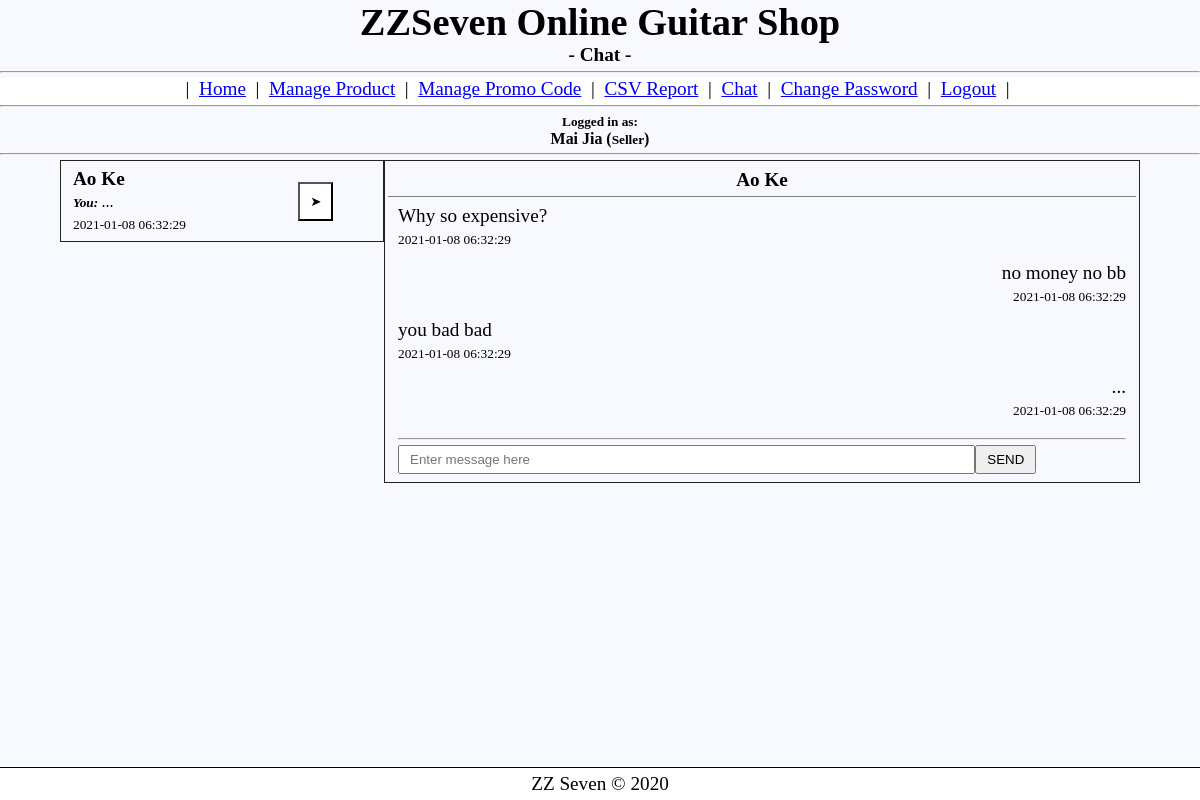
Page /chat.php (signed in) on the committed database.
### tables this page shows
CREATE TABLE usertype (
    id TINYINT,
    name VARCHAR(16)
);

CREATE TABLE chat (
    id INT AUTO_INCREMENT NOT NULL PRIMARY KEY,
    idSender INT,
    idReceiver INT,
    message VARCHAR(256),
    datetime DATETIME NOT NULL DEFAULT CURRENT_TIMESTAMP
);

CREATE TABLE user (
    id INT AUTO_INCREMENT NOT NULL PRIMARY KEY,
    name VARCHAR(64),
    password VARCHAR(64),
    email VARCHAR(64),
    type TINYINT
);

### chat.php (the view, shortened to what this page needs)
<?php
    $conn = db_connect();
    $userName = $_SESSION['user'];
    $rsUserId = $conn->query("SELECT id, type FROM user WHERE name = '$userName'");
    $rowUser = $rsUserId->fetch_assoc();
    $userId = $rowUser['id'];
    require_once('output_f.php');
    html_header('Chat');
    ($rowUser['type'] == 2)? menu3(): (($rowUser['type'] == 1)? menu2(): menu());
    show_login_user($_SESSION['user']);
    echo'<div style="width: 90%; margin: 0 auto;">';
    $rsOtherId = $conn->query("SELECT idSender FROM chat WHERE idReceiver = '$userId' UNION SELECT idReceiver FROM chat WHERE idSender = '$userId'");
    if($rsOtherId->num_rows == 0 && !isset($_GET['name'])) die('<p style="text-align: center">No message yet..</p>');
    elseif ($rsOtherId->num_rows != 0) echo'<table style="width: 30%" id="chatt">';
    for ($i=0; $i < $rsOtherId->num_rows; $i++) {
        $id = $rsOtherId->fetch_array(MYSQLI_NUM);
        $arr[$rsOtherId->num_rows - $i -1] = $id[0];
    }
    if($rsOtherId->num_rows > 0){
        for ($i=0; $i < count($arr); $i++) {
            $rsMsg1 = $conn->query("SELECT user.name, chat.idSender, chat.idReceiver, chat.message, chat.datetime FROM chat JOIN user ON user.id = $arr[$i] WHERE (chat.idReceiver = '$userId' AND chat.idSender = $arr[$i]) OR (chat.idSender = '$userId' AND chat.idReceiver = $arr[$i]) ORDER BY chat.id DESC LIMIT 1");
            $rowMsgDT1 = $rsMsg1->fetch_assoc();
            ?>
            <tr>
                <td>
                    <b><?= $rowMsgDT1['name']; ?></b>
                    <br><small><?php
                    if($rowMsgDT1['idSender'] == $userId) echo '<small><b><i>You: </i></b></small>';
                    echo substr($rowMsgDT1['message'] ,0 , 20);
                    ?></small><br>
                    <small><small><?= $rowMsgDT1['datetime'] ?></small></small>
                </td>
                <td>
                    <form method="post" action="chat.php">
                        <input style="padding: 10px;background-color: white; " type="submit" value="➤">
                    </form>
                </td>
            </tr>
            <?php
        }
    }
                    ?>
            <?php
    if(!isset($selectedId)) $selectedId = $arr[0];
    $rsOtherName = $conn->query("SELECT name FROM user WHERE id = '$selectedId'");
    $otherName = $rsOtherName->fetch_assoc();
    ?>
    </table>
    <table style="width: 70%" id="chatt" cellspacing="3">
        <tr><td style="text-align: center;border-bottom: 1px solid gray;"><b><?= $otherName['name']; ?></b></td></tr>
    <?php
        $rsMsg = $conn->query("SELECT idSender, idReceiver, message, datetime FROM chat WHERE (idReceiver = '$userId' AND idSender = '$selectedId') OR (idSender = '$userId' AND idReceiver = '$selectedId')");
        for ($varMsg=0; $varMsg < $rsMsg->num_rows; $varMsg++) {
            $rowMsgDT = $rsMsg->fetch_assoc();
            ?>
        <tr>
            <td>
            <?php
                if ($rowMsgDT['idSender'] == $userId) echo '<div style="text-align:right;">';
                else echo '<div>';
            ?><?= $rowMsgDT['message']; ?><br>
                <small><small><?= $rowMsgDT['datetime'] ?></small></small>
                </div>
            </td>
        </tr>
        <?php
        }
        ?>
        <tr id="chatInput">
            <td><hr>
                <div style="width: 100%; margin: 0 auto;">
                    <form action="chat.php" method="POST">
                        <div style="width: 100%; margin: 0 auto;">
                            <input style="padding: 5px 10px; float: left; width: 76%;" type="text" name="msg" placeholder="Enter message here" required>
                            <input style="padding: 5px 10px; " type="submit" name="send" value="SEND">
                        </div>
                    </form>
                </div>
            </td>
        </tr>
    </table>
    </div>
    <?php
    html_footer();
?>

### output_f.php (shortened to what this page needs)
<?php
    function html_header($title) {
?>
<!DOCTYPE html>
<html lang="en">
<head>
    <link rel="stylesheet" href="style.css">
</head>
<body>
    <h1 style="text-align: center;">ZZSeven Online Guitar Shop</h1>
    <h4 style="text-align: center;">- <?= $title; ?> -</h4>
    <hr />
<?php
    }
?>
<?php
    function menu2(){
?>
    <nav style="text-align: center;">
        |&nbsp;&nbsp;<a href="member.php">Home</a> &nbsp;|&nbsp;
        <a href="viewProduct.php">Manage Product</a> &nbsp;|&nbsp;
        <a href="promo.php">Manage Promo Code</a> &nbsp;|&nbsp;
        <a href="CSV.php">CSV Report</a> &nbsp;|&nbsp;
        <a href="chat.php">Chat</a> &nbsp;|&nbsp;
        <a href="change_password.php">Change Password</a> &nbsp;|&nbsp;
        <a href="logout.php">Logout</a> &nbsp;|&nbsp;
        <hr>
    </nav>
<?php
    }
?>
<?php
    function show_login_user($username){
        $conn = db_connect();
        $rs = $conn->query("SELECT usertype.name FROM user JOIN usertype ON usertype.id = user.type WHERE user.name = '$username'");
        $row = $rs->fetch_assoc();
?>
    <h5 style="text-align: center;"><small>Logged in as:<br></small><?= $username; ?> (<small><?= ucfirst($row['name']); ?></small>)</h5>
    <hr>
<?php
    }
    function html_footer(){
?>
    <br><br><br>
    <footer>
        <p>ZZ Seven &copy; 2020</p>
    </footer>
</body>
</html>
<?php
    }
?>

### style.css (style rules this page uses)
* { margin: 0px; padding: 0px; }
body { font-size: 120%; background: #F8F8FF; }
hr { margin: 5px auto; }
nav { background-color: white; position: sticky; top: 0; }
#chatt { float: left; border: 1px solid #232322; }
#chatt tr td { padding: 5px 10px; }
footer { position: fixed; bottom: 0; width: 100%; text-align: center; border-top: 1px solid black; background-color: white; clear: both; }
footer p { padding: 5px; }

### rows in the picture
usertype: name "Seller"
chat: user.name "Ao Ke", shows "You:", message "...", datetime "2021-01-08 06:32:29"
user: name "Ao Ke"
chat: message "Why so expensive?", datetime "2021-01-08 06:32:29"
chat: message "no money no bb", datetime "2021-01-08 06:32:29"
chat: message "you bad bad", datetime "2021-01-08 06:32:29"

### other values in the picture
$title "Chat"
$username "Mai Jia"
